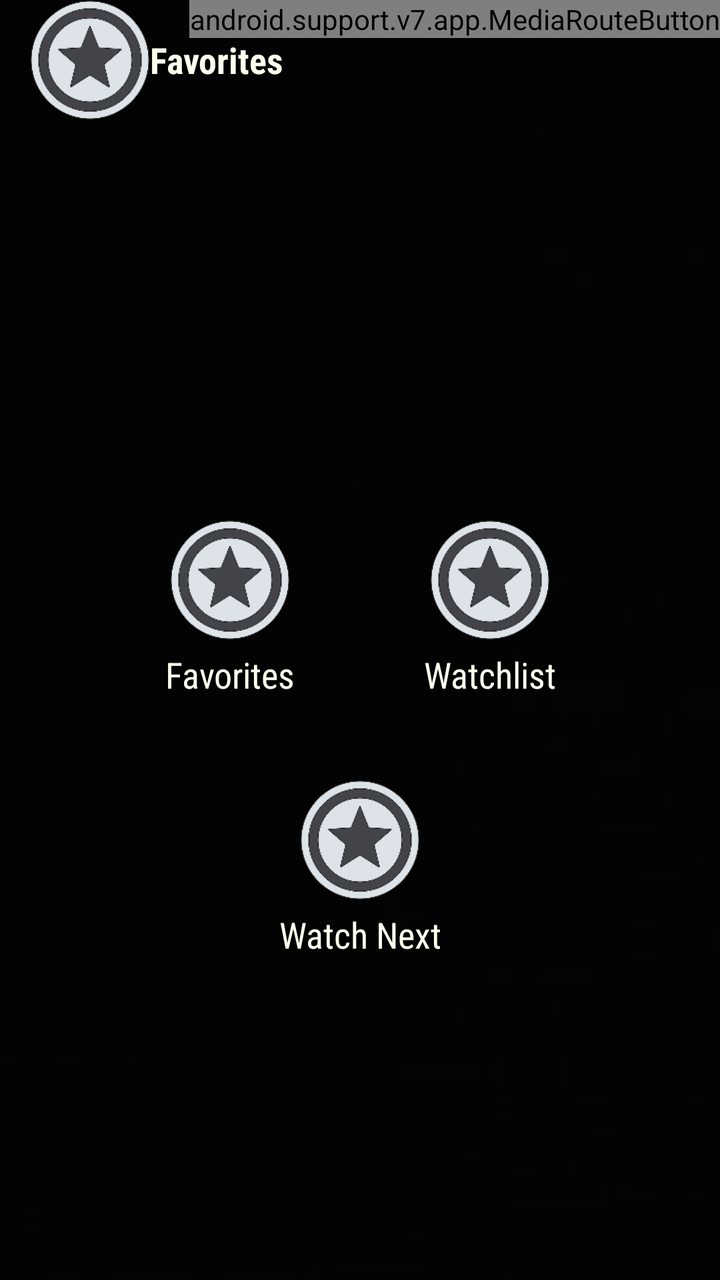
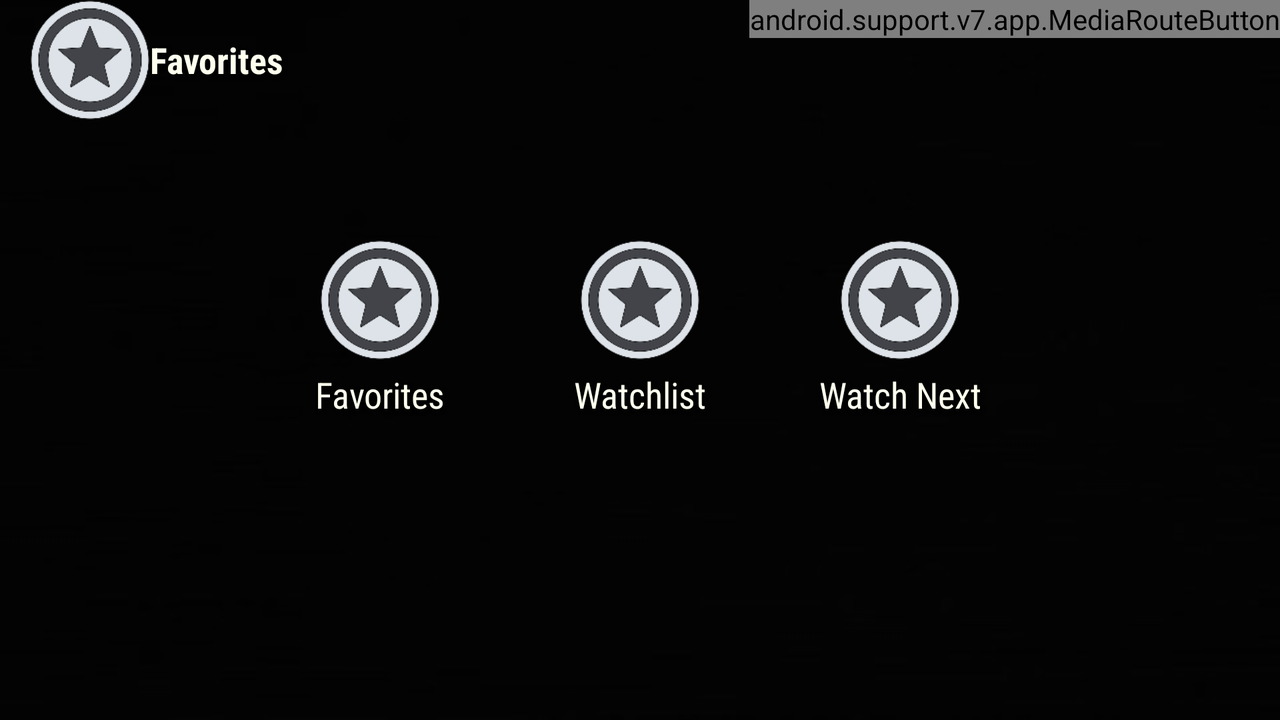

First picture: res/layout/ on a phone held upright. Second picture: the repository's own variant of that layout, on a device whose configuration matches the variant's folder. Source for both follows.
<!-- AndroidManifest.xml: application theme AppTheme -->
<!-- res/layout/activity_myshows_main.xml -->
<?xml version="1.0" encoding="utf-8"?>
<RelativeLayout android:id="@id/activity_myshows_main" android:layout_width="fill_parent" android:layout_height="fill_parent"
  xmlns:android="http://schemas.android.com/apk/res/android">
    <ImageView android:id="@id/backdropImage" android:layout_width="fill_parent" android:layout_height="fill_parent" android:src="@drawable/poster" android:scaleType="centerCrop" />
    <View android:background="@color/gray_overlay" android:layout_width="fill_parent" android:layout_height="fill_parent" />
    <RelativeLayout android:layout_width="fill_parent" android:layout_height="fill_parent" android:layout_above="@id/castMiniController">
        <LinearLayout android:gravity="center|left" android:orientation="horizontal" android:id="@id/breadcrumb" android:layout_width="wrap_content" android:layout_height="@dimen/breadcrumb_height" android:layout_alignParentTop="true" android:layout_marginStart="@dimen/breadcrumb_margin" android:layout_alignParentStart="true" android:layout_alignParentEnd="true">
            <ImageView android:id="@id/breadcrumb_image" android:layout_height="@dimen/breadcrumb_height" android:src="@drawable/trakt" android:scaleType="fitCenter" style="@style/MainButton_Image" />
            <TextView android:text="@string/my_shows" style="@style/MediaTitleText" />
        </LinearLayout>
        <LinearLayout android:orientation="horizontal" android:id="@id/buttonRow1" android:layout_width="wrap_content" android:layout_height="wrap_content" android:layout_centerHorizontal="true" android:layout_centerVertical="true">
            <LinearLayout android:id="@id/btnMyShows" android:onClick="Collection" style="@style/MainButton">
                <ImageView android:src="@drawable/trakt" style="@style/MainButton_Image" />
                <TextView android:text="@string/shows_collection" style="@style/MainButton_Text" />
            </LinearLayout>
            <LinearLayout android:id="@id/btnWatchlist" android:onClick="Watchlist" style="@style/MainButton">
                <ImageView android:src="@drawable/trakt" style="@style/MainButton_Image" />
                <TextView android:text="@string/shows_watchlist" style="@style/MainButton_Text" />
            </LinearLayout>
        </LinearLayout>
        <LinearLayout android:orientation="horizontal" android:id="@id/buttonRow2" android:layout_width="wrap_content" android:layout_height="wrap_content" android:layout_below="@id/buttonRow1" android:layout_centerHorizontal="true" android:layout_centerVertical="true">
            <LinearLayout android:id="@id/btnEpisodes" android:onClick="Episodes" style="@style/MainButton">
                <ImageView android:src="@drawable/trakt" style="@style/MainButton_Image" />
                <TextView android:text="@string/episodes_next" style="@style/MainButton_Text" />
            </LinearLayout>
        </LinearLayout>
    </RelativeLayout>
    <include android:id="@id/downloadBarButton" android:layout_width="48.0dip" android:layout_height="48.0dip" android:layout_alignParentTop="true" android:layout_toStartOf="@id/media_route_button" layout="@layout/downloads_button" />
    <android.support.v7.app.MediaRouteButton android:id="@id/media_route_button" android:background="@drawable/button_selector" android:layout_width="wrap_content" android:layout_height="wrap_content" android:layout_alignParentTop="true" android:layout_alignParentEnd="true" />
    <ViewStub android:id="@id/cast_minicontroller" android:layout="@layout/cast_controller" android:layout_width="fill_parent" android:layout_height="wrap_content" android:layout_alignParentBottom="true" />
</RelativeLayout>
<!-- res/layout/downloads_button.xml (included above) -->
<?xml version="1.0" encoding="utf-8"?>
<RelativeLayout android:background="@drawable/button_selector" android:padding="5.0dip" android:focusable="true" android:visibility="gone" android:clickable="true" android:layout_width="48.0dip" android:layout_height="48.0dip"
  xmlns:android="http://schemas.android.com/apk/res/android">
    <ImageView android:id="@id/downloadImg" android:layout_width="48.0dip" android:layout_height="48.0dip" android:src="@drawable/downloads_icon" android:scaleType="centerInside" android:adjustViewBounds="false" />
    <TextView android:textSize="12.0sp" android:textStyle="bold" android:gravity="center" android:id="@id/downloadBadge" android:background="@drawable/badge_circle" android:visibility="gone" android:layout_width="wrap_content" android:layout_height="wrap_content" android:layout_alignTop="@id/downloadImg" android:layout_alignEnd="@id/downloadImg" />
</RelativeLayout>
<!-- res/layout/cast_controller.xml (included above) -->
<?xml version="1.0" encoding="utf-8"?>
<fragment android:id="@id/castMiniController" android:visibility="gone" android:layout_width="fill_parent" android:layout_height="wrap_content" class="com.google.android.gms.cast.framework.media.widget.MiniControllerFragment"
  xmlns:android="http://schemas.android.com/apk/res/android" />
<!-- resources referenced by this layout -->
<resources>
  <color name="gray_overlay">#88000000</color>
  <dimen name="breadcrumb_height">60.0dip</dimen>
  <dimen name="breadcrumb_margin">15.0dip</dimen>
  <string name="episodes_next">Watch Next</string>
  <string name="my_shows">Favorites</string>
  <string name="shows_collection">Favorites</string>
  <string name="shows_watchlist">Watchlist</string>
  <color name="colorAccent">#ff4db6f2</color>
  <color name="colorAccent2">#d74db6ac</color>
  <color name="black_overlay_text_color">#ffffffee</color>
  <dimen name="media_info_title_size">18.0sp</dimen>
  <style name="DialogStyle" parent="@style/Theme.AppCompat.Dialog.Alert" />
  <color name="colorPrimary">#ffcfd8db</color>
  <style name="Theme.AppCompat" parent="@style/Base.Theme.AppCompat" />
  <style name="Theme.AppCompat.Dialog.Alert" parent="@style/Base.Theme.AppCompat.Dialog.Alert" />
  <style name="TextAppearance.CastMiniController.Title" parent="@android:style/TextAppearance.Medium" />
  <item type="dimen" name="abc_dialog_min_width_major">65.0%</item>
  <item type="dimen" name="abc_dialog_min_width_minor">94.99999%</item>
  <color name="foreground_material_dark">@android:color/white</color>
  <color name="background_material_dark">@color/material_grey_850</color>
  <color name="highlighted_text_material_dark">#6680cbc4</color>
  <color name="foreground_material_light">@android:color/black</color>
  <color name="background_floating_material_dark">@color/material_grey_800</color>
  <color name="button_material_dark">#ff5a595b</color>
  <color name="ripple_material_dark">#33ffffff</color>
  <color name="material_grey_850">#ff303030</color>
  <color name="material_grey_800">#ff424242</color>
  <string name="abc_search_hint">Search…</string>
  <dimen name="abc_action_bar_default_height_material">56.0dip</dimen>
  <style name="Widget.AppCompat.ActionButton" parent="@style/Base.Widget.AppCompat.ActionButton" />
  <style name="Widget.AppCompat.ActionMode" parent="@style/Base.Widget.AppCompat.ActionMode" />
  <style name="AlertDialog.AppCompat" parent="@style/Base.AlertDialog.AppCompat" />
  <style name="Widget.AppCompat.ButtonBar" parent="@style/Base.Widget.AppCompat.ButtonBar" />
  <style name="Widget.AppCompat.Button" parent="@style/Base.Widget.AppCompat.Button" />
  <style name="Widget.AppCompat.Button.Small" parent="@style/Base.Widget.AppCompat.Button.Small" />
  <color name="accent_material_dark">@color/material_deep_teal_200</color>
  <color name="error_color_material">#fff4511e</color>
  <color name="primary_material_dark">@color/material_grey_900</color>
  <color name="primary_dark_material_dark">@android:color/black</color>
  <dimen name="abc_dialog_padding_material">24.0dip</dimen>
  <style name="ThemeOverlay.AppCompat.Dialog" parent="@style/Base.ThemeOverlay.AppCompat.Dialog" />
  <style name="Widget.AppCompat.EditText" parent="@style/Base.Widget.AppCompat.EditText" />
  <style name="Widget.AppCompat.ImageButton" parent="@style/Base.Widget.AppCompat.ImageButton" />
  <style name="Widget.AppCompat.ListMenuView" parent="@style/Base.Widget.AppCompat.ListMenuView" />
  <style name="Widget.AppCompat.ListPopupWindow" parent="@style/Base.Widget.AppCompat.ListPopupWindow" />
  <item type="dimen" name="abc_list_item_padding_horizontal_material">@dimen/abc_action_bar_content_inset_material</item>
  <style name="Theme.AppCompat.CompactMenu" parent="@style/Base.Theme.AppCompat.CompactMenu" />
  <dimen name="abc_panel_menu_list_width">296.0dip</dimen>
  <style name="Widget.AppCompat.PopupMenu" parent="@style/Base.Widget.AppCompat.PopupMenu" />
  <style name="Widget.AppCompat.RatingBar" parent="@style/Base.Widget.AppCompat.RatingBar" />
  <style name="Widget.AppCompat.RatingBar.Small" parent="@style/Base.Widget.AppCompat.RatingBar.Small" />
  <style name="Widget.AppCompat.SearchView" parent="@style/Base.Widget.AppCompat.SearchView" />
  <style name="Widget.AppCompat.SeekBar" parent="@style/Base.Widget.AppCompat.SeekBar" />
</resources>
<!-- res/layout-land/activity_myshows_main.xml (the repository's variant of the layout above) -->
<!-- drawn on the phone turned sideways -->
<?xml version="1.0" encoding="utf-8"?>
<RelativeLayout android:id="@id/activity_myshows_main" android:layout_width="fill_parent" android:layout_height="fill_parent"
  xmlns:android="http://schemas.android.com/apk/res/android">
    <ImageView android:id="@id/backdropImage" android:layout_width="fill_parent" android:layout_height="fill_parent" android:src="@drawable/fanart" android:scaleType="centerCrop" />
    <View android:background="@color/gray_overlay" android:layout_width="fill_parent" android:layout_height="fill_parent" />
    <RelativeLayout android:layout_width="fill_parent" android:layout_height="fill_parent" android:layout_above="@id/castMiniController">
        <LinearLayout android:gravity="center|left" android:orientation="horizontal" android:id="@id/breadcrumb" android:layout_width="wrap_content" android:layout_height="@dimen/breadcrumb_height" android:layout_alignParentTop="true" android:layout_marginStart="@dimen/breadcrumb_margin" android:layout_alignParentStart="true" android:layout_alignParentEnd="true">
            <ImageView android:id="@id/breadcrumb_image" android:layout_height="@dimen/breadcrumb_height" android:src="@drawable/trakt" android:scaleType="fitCenter" style="@style/MainButton_Image" />
            <TextView android:text="@string/my_shows" style="@style/MediaTitleText" />
        </LinearLayout>
        <LinearLayout android:orientation="horizontal" android:id="@id/buttonRow1" android:layout_width="wrap_content" android:layout_height="wrap_content" android:layout_centerHorizontal="true" android:layout_centerVertical="true">
            <LinearLayout android:id="@id/btnMyShows" android:onClick="Collection" style="@style/MainButton">
                <ImageView android:src="@drawable/trakt" style="@style/MainButton_Image" />
                <TextView android:text="@string/shows_collection" style="@style/MainButton_Text" />
            </LinearLayout>
            <LinearLayout android:id="@id/btnWatchlist" android:onClick="Watchlist" style="@style/MainButton">
                <ImageView android:src="@drawable/trakt" style="@style/MainButton_Image" />
                <TextView android:text="@string/shows_watchlist" style="@style/MainButton_Text" />
            </LinearLayout>
            <LinearLayout android:id="@id/btnEpisodes" android:onClick="Episodes" style="@style/MainButton">
                <ImageView android:src="@drawable/trakt" style="@style/MainButton_Image" />
                <TextView android:text="@string/episodes_next" style="@style/MainButton_Text" />
            </LinearLayout>
        </LinearLayout>
    </RelativeLayout>
    <include android:id="@id/downloadBarButton" android:layout_width="48.0dip" android:layout_height="48.0dip" android:layout_alignParentTop="true" android:layout_toStartOf="@id/media_route_button" layout="@layout/downloads_button" />
    <android.support.v7.app.MediaRouteButton android:id="@id/media_route_button" android:background="@drawable/button_selector" android:layout_width="wrap_content" android:layout_height="wrap_content" android:layout_alignParentTop="true" android:layout_alignParentEnd="true" />
    <ViewStub android:id="@id/cast_minicontroller" android:layout="@layout/cast_controller" android:layout_width="fill_parent" android:layout_height="wrap_content" android:layout_alignParentBottom="true" />
</RelativeLayout>
